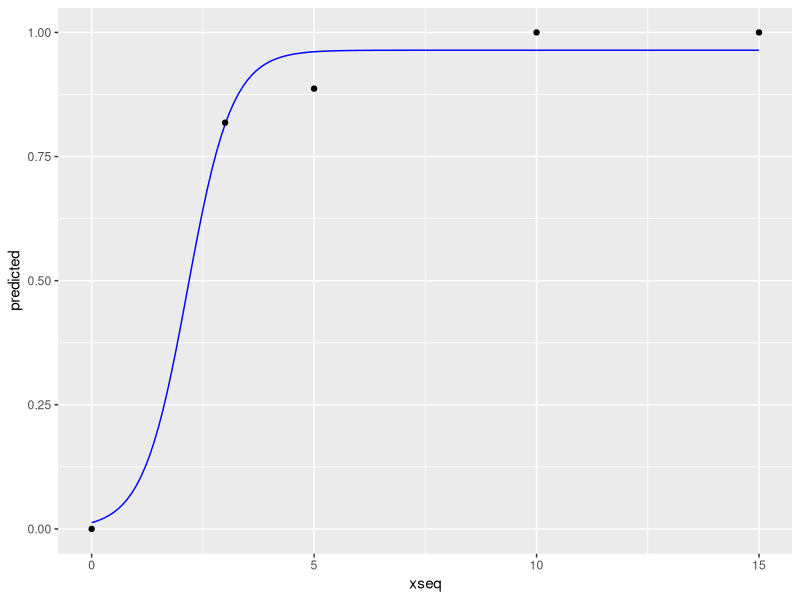

Source code (R):

library(ggplot2)

#generalized model with parameters K,B,M
sigmoid = function(params, x) {
  params[1] / (1 + exp(-params[2] * (x - params[3])))
}


inverse = function(params, y) {
  -(1/params[2])*log((params[1]-y)/(y*exp(params[2] *params[3]) ))
}

# x values are concentration values and y values are mortality rates
# for instance for concentration 3mg/L there is 81.82% mortality of 
#zebrafish embryos

xseq=seq(0,15,by=0.1) # x axis
x=c(0,3,5,10,15)
y=c(0,0.8182,0.8868,1,1)


# fitting model
fitmodel <- nls(y~a/(1 + exp(-b * (x-c))), start=list(a=1,b=.5,c=1))

# extracting coefficients
params=coef(fitmodel)

#Values that are resulting from sigmoid
predicted <- sigmoid(params,xseq)

# I insert my data into dataframes so that I can easily make the plot
df1=data.frame(x,y)   # df1 contains the experinment's datapoints 
df2=data.frame(xseq,predicted)  # df2 contains sigmoid's data  

#I now plot the data
ggplot(data = df2, aes(x = xseq, y = predicted)) +geom_line(aes(col=I("blue")))+
  geom_point(data=df1, aes(x=x,y=y))

# for a more detailed plot...
#ggplot(data = df2, aes(x = xseq, y = predicted)) +geom_line(aes(col=I("blue")))
#+ geom_point(data=df1, aes(x=x,y=y)) + scale_x_continuous(breaks =
#round(seq(min(df2$xseq), max(df2$xseq), by = 0.5),1)) + scale_y_continuous
#(breaks = round(seq(min(df2$predicted), max(df2$predicted), by = 0.5),1))

#inverse at 0.5 - To find the LC50
lethal.dose.athalf=inverse(params,0.5)
